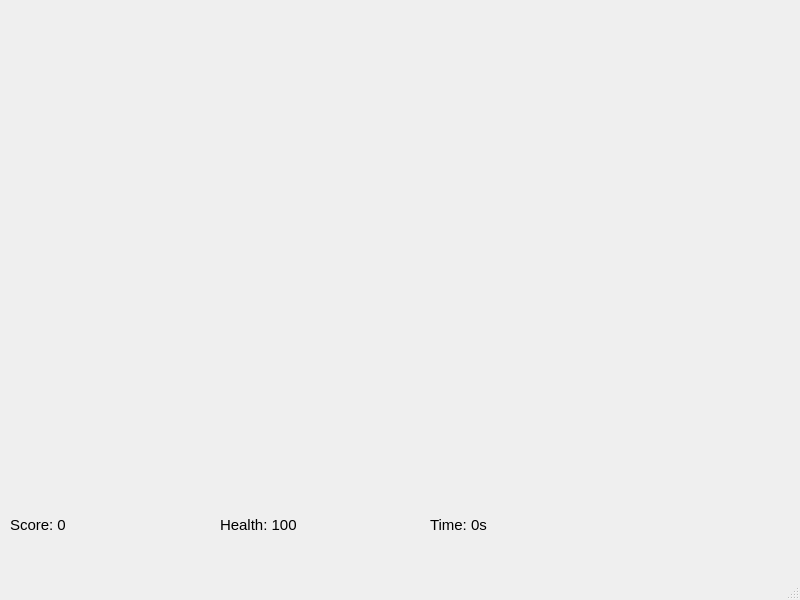
<?xml version="1.0" encoding="UTF-8"?>
<ui version="4.0">
 <class>MainWindow</class>
 <widget class="QMainWindow" name="MainWindow">
  <property name="geometry">
   <rect>
    <x>0</x>
    <y>0</y>
    <width>800</width>
    <height>600</height>
   </rect>
  </property>
  <property name="windowTitle">
   <string>MainWindow</string>
  </property>
  <widget class="QWidget" name="centralwidget">
   <widget class="QWidget" name="game_area" native="true">
    <property name="geometry">
     <rect>
      <x>0</x>
      <y>0</y>
      <width>800</width>
      <height>500</height>
     </rect>
    </property>
   </widget>
   <widget class="QWidget" name="status_bar" native="true">
    <property name="geometry">
     <rect>
      <x>0</x>
      <y>500</y>
      <width>800</width>
      <height>100</height>
     </rect>
    </property>
    <widget class="QLabel" name="score_lable">
     <property name="geometry">
      <rect>
       <x>10</x>
       <y>10</y>
       <width>200</width>
       <height>30</height>
      </rect>
     </property>
     <property name="font">
      <font>
       <pointsize>11</pointsize>
      </font>
     </property>
     <property name="text">
      <string>Score: 0</string>
     </property>
    </widget>
    <widget class="QLabel" name="healthlabel">
     <property name="geometry">
      <rect>
       <x>220</x>
       <y>10</y>
       <width>200</width>
       <height>30</height>
      </rect>
     </property>
     <property name="font">
      <font>
       <pointsize>11</pointsize>
      </font>
     </property>
     <property name="text">
      <string>Health: 100</string>
     </property>
    </widget>
    <widget class="QLabel" name="time_lable">
     <property name="geometry">
      <rect>
       <x>430</x>
       <y>10</y>
       <width>200</width>
       <height>30</height>
      </rect>
     </property>
     <property name="font">
      <font>
       <pointsize>11</pointsize>
      </font>
     </property>
     <property name="text">
      <string>Time: 0s</string>
     </property>
    </widget>
   </widget>
  </widget>
  <widget class="QMenuBar" name="menubar">
   <property name="geometry">
    <rect>
     <x>0</x>
     <y>0</y>
     <width>800</width>
     <height>21</height>
    </rect>
   </property>
  </widget>
  <widget class="QStatusBar" name="statusbar"/>
 </widget>
 <resources/>
 <connections/>
</ui>
